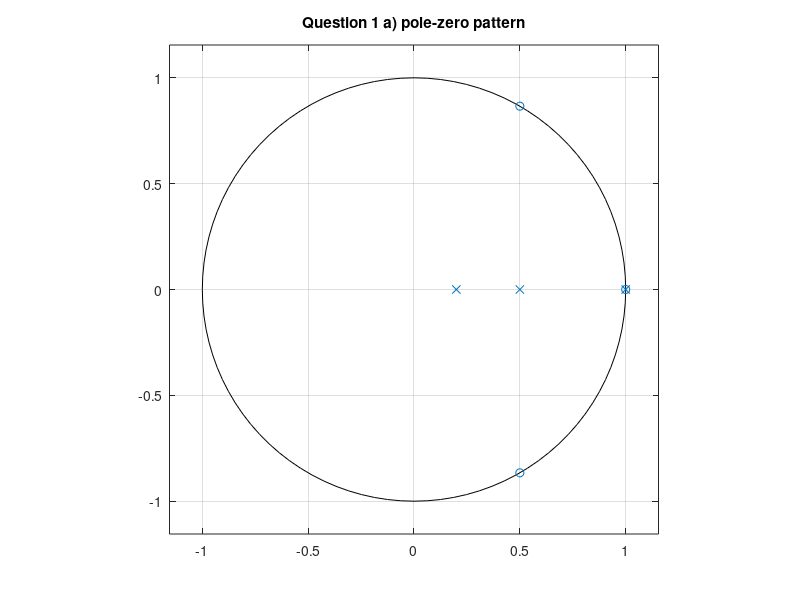

Write MATLAB code to recreate this figure. (Note: this script raises an error after producing the figure.)
%Assignment Lab 3
%Question 1:
b1 = [1 -2 2 -1];
a1 = poly([1 0.5 0.2]);
H = tf(b1,a1);
pzmap(H);
zplane(b1,a1)
title('Question 1 a) pole-zero pattern');
%The system is stable
syms z
H = (1-2*z^-1+2*z^-2-z^-3)/((1-z^-1)*(1-0.5*z^-1)*(1-0.2*z^-1));
n = [0:50];
figure;
h=iztrans(H,n);
plot(n,h)
% figure;
% impz(b,a)
title('Question 1 b) Impulse Response');


%Question 2:
b2 = [0.03 -0.02 0.01];
a2 = [1 -2.8 3.02 -1.468 0.27];
figure;         zplane(b2,a2);      title('Question 2 a) pole-zero pattern');
%The system is stable
w = [0:1:500]*pi/500;
H2=freqz(b2,a2,w);
% figure;     subplot(2,1,1);    plot(w/pi,abs(H2));     title('Magnitude Response');
% subplot(2,1,2);       plot(w/pi,angle(H2)*180/pi);        title('Phase Response');
figure;
n = [0:50];
x =[5*ones(1,51)];
subplot(3,1,1);     plot(n,x);      sgtitle('Rest of Question 2');      title('5u[n]');
i = [1 zeros(1,48)];
h = filter(b2,a2,i);
xf =filter(b2,a2,x);
y2 = conv(h,xf);
subplot(3,1,2);     plot([0:length(y2)-1],y2);      title('System is relaxed');
y3=[-0.2 0.3 0 0];
xic = filtic(b2,a2,y3);
k =filter(b2,a2,x,xic);
subplot(3,1,3);     plot([0:length(k)-1],k);    title('y[-1]=-0.2 y[-2]=0.3 y[-3]=y[-4]=0');



%Question 3:
b3=[0.74 -2.544 2.5216];
a3=[1 0 0.64];
figure;     zplane(b3,a3);  title('Question 3 a) pole-zero pattern');
H3 = (0.74*z^2-2.544*z+2.5216)/(z^2+0.64);
n = [0:50];
figure;
h=iztrans(H3,n);
plot(n,h);       title('Question 3 Impulse Response');
x3=(-2*(0.3).^n +2*(0.8).^n);
y3=filter(b3,a3,x3);
figure;     subplot(2,1,1);     plot(n,x3);     sgtitle('Question 3 b)');
title('x=(-2*(0.3)^n +2*(0.8)^n)');
subplot(2,1,2);     plot(n,y3);     title('output');
figure;
a4 = conv([1 -0.8],[1 -0.3]);
a = conv(a3,a4);
b = conv(b3,[0 1]);
zplane(b,a);        title('Question 3 pole-zero of output');

